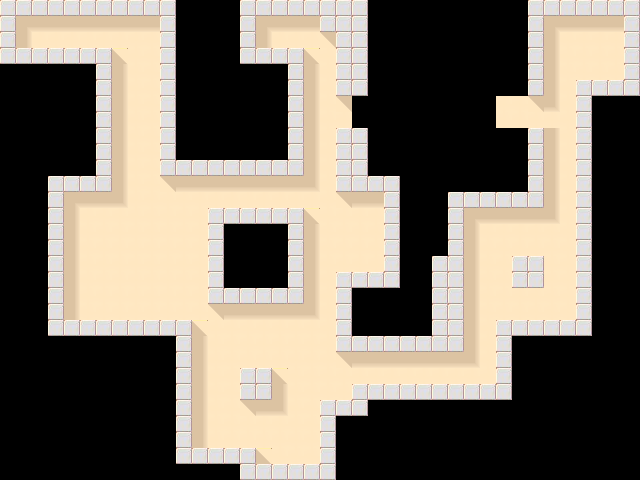

Rendered tile map (Tiled .tmx) drawn with the repository's tilesets; below, a short description and the full map source, tile grids included:
An orthogonal 40x30 tile map with 16x16 px tiles, 1 tile layer (Main) and 1 object (Player).

<map version="1.0" orientation="orthogonal" width="40" height="30" tilewidth="16" tileheight="16">
 <properties>
  <property name="Img_Bg" value="Background1.png" />
  <property name="name_level" value="Base entrance" />
  <property name="goal_tiles" value="50" />
  <property name="rsrc_tiles" value="50" />
  <property name="rsrc_bombs" value="3" />  
 </properties>
 <tileset firstgid="1" name="Tileset_Main" tilewidth="16" tileheight="16">
  <image source="Tileset1.png" trans="ff00ff" width="128" height="128" />
 </tileset>
 <layer name="Main" width="40" height="30">
  <data encoding="csv">
24,24,24,24,24,24,24,24,24,24,24,0,0,0,0,24,24,24,24,24,24,24,24,0,0,0,0,0,0,0,0,0,0,24,24,24,24,24,24,24,
24,4,8,8,8,8,8,8,8,8,24,0,0,0,0,24,4,8,8,8,24,24,24,0,0,0,0,0,0,0,0,0,0,24,4,8,8,8,8,24,
24,6,2,2,2,2,2,2,2,2,24,0,0,0,0,24,6,2,2,2,14,24,24,0,0,0,0,0,0,0,0,0,0,24,6,2,2,2,2,24,
24,24,24,24,24,24,24,12,2,2,24,0,0,0,0,24,24,24,24,12,2,24,24,0,0,0,0,0,0,0,0,0,0,24,6,2,2,2,2,24,
0,0,0,0,0,0,24,6,2,2,24,0,0,0,0,0,0,0,24,6,2,24,24,0,0,0,0,0,0,0,0,0,0,24,6,2,2,2,2,24,
0,0,0,0,0,0,24,6,2,2,24,0,0,0,0,0,0,0,24,6,2,24,24,0,0,0,0,0,0,0,0,0,0,24,6,2,24,24,24,24,
0,0,0,0,0,0,24,6,2,2,24,0,0,0,0,0,0,0,24,6,2,14,0,0,0,0,0,0,0,0,0,2,2,14,10,2,24,0,0,0,
0,0,0,0,0,0,24,6,2,2,24,0,0,0,0,0,0,0,24,6,2,2,0,0,0,0,0,0,0,0,0,2,2,2,2,2,24,0,0,0,
0,0,0,0,0,0,24,6,2,2,24,0,0,0,0,0,0,0,24,6,2,24,24,0,0,0,0,0,0,0,0,0,0,24,6,2,24,0,0,0,
0,0,0,0,0,0,24,6,2,2,24,0,0,0,0,0,0,0,24,6,2,24,24,0,0,0,0,0,0,0,0,0,0,24,6,2,24,0,0,0,
0,0,0,0,0,0,24,6,2,2,24,24,24,24,24,24,24,24,24,6,2,24,24,0,0,0,0,0,0,0,0,0,0,24,6,2,24,0,0,0,
0,0,0,24,24,24,24,6,2,2,14,8,8,8,8,8,8,8,8,10,2,24,24,24,24,0,0,0,0,0,0,0,0,24,6,2,24,0,0,0,
0,0,0,24,4,8,8,10,2,2,2,2,2,2,2,2,2,2,2,2,2,14,8,8,24,0,0,0,24,24,24,24,24,24,6,2,24,0,0,0,
0,0,0,24,6,2,2,2,2,2,2,2,2,24,24,24,24,24,24,12,2,2,2,2,24,0,0,0,24,4,8,8,8,8,10,2,24,0,0,0,
0,0,0,24,6,2,2,2,2,2,2,2,2,24,0,0,0,0,24,6,2,2,2,2,24,0,0,0,24,6,2,2,2,2,2,2,24,0,0,0,
0,0,0,24,6,2,2,2,2,2,2,2,2,24,0,0,0,0,24,6,2,2,2,2,24,0,0,0,24,6,2,2,2,2,2,2,24,0,0,0,
0,0,0,24,6,2,2,2,2,2,2,2,2,24,0,0,0,0,24,6,2,2,2,2,24,0,0,24,24,6,2,2,64,64,2,2,24,0,0,0,
0,0,0,24,6,2,2,2,2,2,2,2,2,24,0,0,0,0,24,6,2,24,24,24,24,0,0,24,24,6,2,2,64,64,2,2,24,0,0,0,
0,0,0,24,6,2,2,2,2,2,2,2,2,24,24,24,24,24,24,6,2,24,0,0,0,0,0,24,24,6,2,2,2,2,2,2,24,0,0,0,
0,0,0,24,6,2,2,2,2,2,2,2,2,14,8,8,8,8,8,10,2,24,0,0,0,0,0,24,24,6,2,2,2,2,2,2,24,0,0,0,
0,0,0,24,24,24,24,24,24,24,24,24,12,2,2,2,2,2,2,2,2,24,0,0,0,0,0,24,24,6,2,24,24,24,24,24,24,0,0,0,
0,0,0,0,0,0,0,0,0,0,0,24,6,2,2,2,2,2,2,2,2,24,24,24,24,24,24,24,24,6,2,24,0,0,0,0,0,0,0,0,
0,0,0,0,0,0,0,0,0,0,0,24,6,2,2,2,2,2,2,2,2,14,8,8,8,8,8,8,8,10,2,24,0,0,0,0,0,0,0,0,
0,0,0,0,0,0,0,0,0,0,0,24,6,2,2,25,26,12,2,2,2,2,2,2,2,2,2,2,2,2,2,24,0,0,0,0,0,0,0,0,
0,0,0,0,0,0,0,0,0,0,0,24,6,2,2,27,28,6,2,2,2,2,24,24,24,24,24,24,24,24,24,24,0,0,0,0,0,0,0,0,
0,0,0,0,0,0,0,0,0,0,0,24,6,2,2,14,8,10,2,2,24,24,24,0,0,0,0,0,0,0,0,0,0,0,0,0,0,0,0,0,
0,0,0,0,0,0,0,0,0,0,0,24,6,2,2,2,2,2,2,2,24,0,0,0,0,0,0,0,0,0,0,0,0,0,0,0,0,0,0,0,
0,0,0,0,0,0,0,0,0,0,0,24,6,2,2,2,2,2,2,2,24,0,0,0,0,0,0,0,0,0,0,0,0,0,0,0,0,0,0,0,
0,0,0,0,0,0,0,0,0,0,0,24,24,24,24,24,12,2,2,2,24,0,0,0,0,0,0,0,0,0,0,0,0,0,0,0,0,0,0,0,
0,0,0,0,0,0,0,0,0,0,0,0,0,0,0,24,24,24,24,24,24,0,0,0,0,0,0,0,0,0,0,0,0,0,0,0,0,0,0,0
</data>
 </layer>
  <objectgroup name="Entities" width="40" height="30">
 <object name="yo" type="Player" x="80" y="272" />
  </objectgroup>
</map>